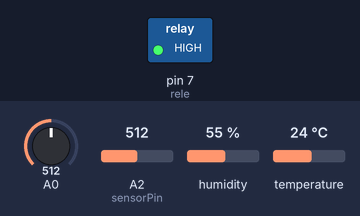
This sketch was run on a simulated Arduino Uno, built with avr-gcc and run on an emulated ATmega328P. Parts: switched loads named in the sketch (green lamp = pin HIGH). The inputs (shaded band) are chosen by the test bench; at power-on: A0 = 512, A2 (sensorPin) = 512, humidity 55 %, temperature 24 °C. Storage starts empty; what the sketch prints to the serial monitor is not drawn.

Above: at 2.8 s.
2.9 s: A0 set to 487
At 8.9 s:
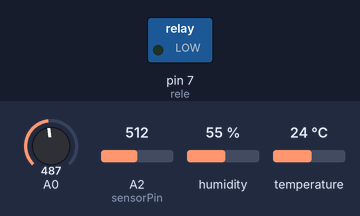
9.5 s: A0 set to 510
At 13.6 s:
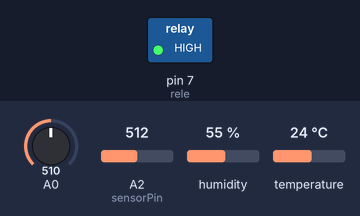
14.6 s: A0 set to 490
At 20.2 s:
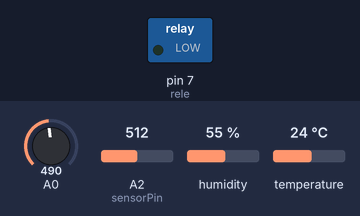
25.9 s: A0 set to 716
At 30.5 s:
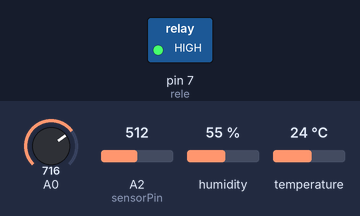
Timing chart, 0 to 32.0 s (numbered marks = the images above; inputs shaded):
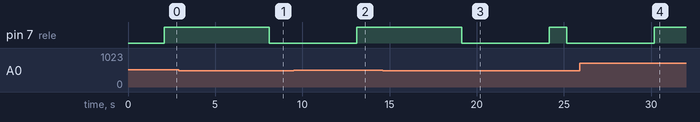

Measured:
- the behaviour switches between 500 and 499 on A0 (found by bisection; images 0 and 1)
- after the input at 2.9 s, pin 7 (rele): HIGH → LOW after 5.2 s
- after the input at 9.5 s, pin 7 (rele): goes on until 13.1 s, then stays HIGH
- after the input at 14.6 s, pin 7 (rele): HIGH → LOW after 4.5 s, → HIGH 5.0 s later, → LOW 1.0 s later
- after the input at 25.9 s, pin 7 (rele): goes on until 30.2 s, then stays HIGH

The sketch:

arduinoRiego.ino
```cpp
#include <DHT.h>
#include <SPI.h>
#include <SD.h>
#include <Time.h>

const int sensorDHT=2;
int sensorPin=2;
int sensorValue=0;

int temp = 0, humedad;
int HumS ;//sensor que lee humedad del suelo esta declarado en pines analogos
int rele = 7;
int valvula;
int e;
int t = 1023;

#define SSpin 10
//#define HumS (analogRead(A0))

File archivo;
DHT dht (sensorDHT,DHT11);

void setup() {

  pinMode(rele, OUTPUT);
  Serial.begin(9600); //Comunicacion con la PC a 9600 batios
  dht.begin();//iniciamos nuestro sensor
  pinMode (2,INPUT);

  Serial.println("Inicializando targeta ...");
  if (!SD.begin(SSpin)){
    Serial.println("Fallo en inicializacion !");
    return;
    }
  Serial.println("inicializacion correcta");
  archivo = SD.open("datos.txt", FILE_WRITE );


}

void loop() {


      if (archivo) {
    for (int e=1; e < 10; e++);{
      temp = dht.readTemperature();
      humedad = dht.readHumidity();

      archivo.print(HumS);
      archivo.print(",");
      archivo.print(e);
      archivo.print(",");
      archivo.print(temp);
      archivo.print(",");
      archivo.print(humedad);

      Serial.print(HumS);
      Serial.print(",");
      Serial.print(e);
      Serial.print(",");
      Serial.print(temp);
      Serial.print(",");
      Serial.print(humedad);

      delay(1000);
      }
      archivo.close();
      Serial.println("escritura correcta");
    }else{
      Serial.println("error en apertura de datos.txt");
      }

     int HumS = map(analogRead(A0), 0, 1023, 100,0);//map()
      //convierte el rango de medicion de 0a100 asumiendo
      //q el suelo es humedo al 100% y de 1023 a 0 asumiendo 0% de humedad
      sensorValue = analogRead(sensorPin);
      humedad= dht.readHumidity(); //Permite leer la humedad incluyendo la libreria
      temp= dht.readTemperature(); //Permite leer la temperatura "" ""
      //Imprimir en la pantalla datos leidos.
      Serial.print("Temperatura: ");
      Serial.print(temp);
      Serial.println("°C"); //temperatura: 21°C
      Serial.print("Humedad:");
      Serial.print(humedad);
      Serial.print("%");
      Serial.print("  Humedad de suelo: ");
      Serial.print(HumS);
      Serial.print("%");
      Serial.print(" ");
      Serial.print(" ");
      //pausa 1 segundo para apreciar los datos
      delay(1000);

//condicio para encender la electrovalvula----------------------------------------------------------------------------------------------------------------------------
//      if(HumS<=1023){
//        digitalWrite (rele, HIGH);
//        delay(4000);
//      }else{
//          digitalWrite(rele, LOW);
//          delay(4000);
//         }
      pinMode(rele, OUTPUT);
      float t = analogRead(A0);
  //Serial.println("Temperatura: ");  Se imprimen las variables

  //Serial.println(t);  Quitar comentarios si desea imprimir la temperatura
  if (t >= 0){
    digitalWrite (rele,HIGH);
    Serial.println("Encendido");
    delay(1000);
  }
  if(t < 500){
    digitalWrite (rele,LOW);
    Serial.println("Apagado");
    delay(1000);
  }
  delay(3000);
}
```
